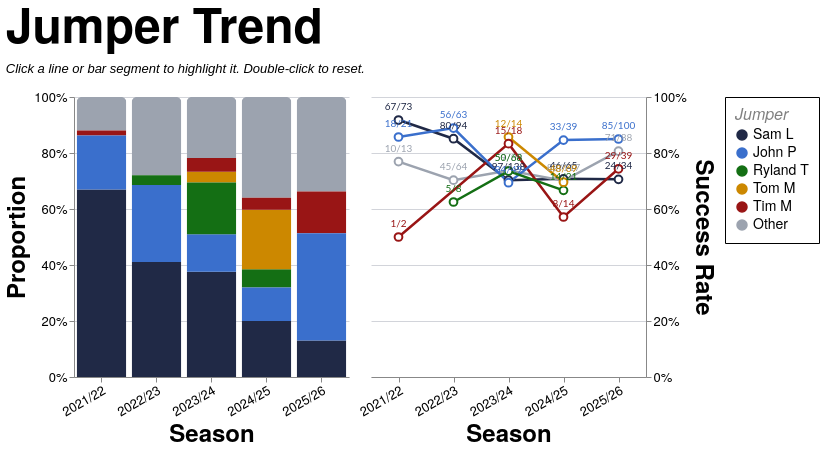

Write a Vega-Lite specification for this figure.
### Vega-Lite specification from a JSON file in a GitHub repository (floating-point values rounded to 4 significant figures; data arrays with more than 128 entries replaced by an {"elided": "..."} marker saying what was removed)
{"config": {"axis": {"labelFont": "PT Sans Narrow, Helvetica Neue, Helvetica, Arial, sans-serif", "titleFont": "PT Sans Narrow, Helvetica Neue, Helvetica, Arial, sans-serif", "labelFontSize": 13, "titleFontSize": 24, "gridColor": "#202947", "gridOpacity": 0.2, "zindex": 1}, "text": {"font": "Lato, sans-serif"}, "bar": {"cornerRadiusEnd": 5}, "header": {"labelFont": "PT Sans Narrow, Helvetica Neue, Helvetica, Arial, sans-serif", "titleFont": "PT Sans Narrow, Helvetica Neue, Helvetica, Arial, sans-serif", "labelFontSize": 24, "titleFontSize": 28, "labelFontWeight": "bold", "orient": "left"}, "legend": {"labelFont": "PT Sans Narrow, Helvetica Neue, Helvetica, Arial, sans-serif", "titleFont": "PT Sans Narrow, Helvetica Neue, Helvetica, Arial, sans-serif", "labelFontSize": 14, "titleFontSize": 16, "titlePadding": 5, "fillColor": "white", "strokeColor": "black", "padding": 10, "titleFontWeight": "lighter", "titleFontStyle": "italic", "titleColor": "gray", "offset": 10}, "title": {"font": "PT Sans Narrow, Helvetica Neue, Helvetica, Arial, sans-serif", "fontSize": 48, "fontWeight": "bold", "anchor": "start", "align": "center", "titlePadding": 20, "subtitlePadding": 10, "subtitleFontSize": 13, "subtitleColor": "", "subtitleFontStyle": "italic", "offset": 15, "color": "black"}, "axisX": {"labelAngle": 0}, "facet": {"title": null, "header": null, "align": {"row": "each", "column": "each"}}, "resolve": {"scale": {"y": "independent", "facet": "independent"}}, "background": "transparent", "scale": {"offsetBandPaddingOuter": 0.2, "offsetBandPaddingInner": 0.1}, "view": {"stroke": null, "background": "transparent"}}, "hconcat": [{"mark": {"type": "bar", "opacity": 0.85}, "encoding": {"color": {"field": "jumper_tier", "scale": {"domain": ["Sam L", "John P", "Ryland T", "Tom M", "Tim M", "Other"], "range": ["#202946", "#3a6fcc", "#146f14", "#cc8800", "#991515", "#9ca3af"]}, "title": "Jumper", "type": "nominal"}, "opacity": {"condition": {"param": "param_12", "value": 1.0, "empty": true}, "value": 0.2}, "order": {"field": "tier_sort_order", "sort": "ascending", "type": "quantitative"}, "tooltip": [{"field": "season", "title": "Season", "type": "nominal"}, {"field": "jumper_tier_name", "title": "Jumper", "type": "nominal"}, {"field": "attempts", "format": ",.0f", "title": "Attempts", "type": "quantitative"}, {"field": "won", "format": ",.0f", "title": "Won", "type": "quantitative"}, {"field": "success_rate", "format": ".1%", "title": "Success Rate", "type": "quantitative"}], "x": {"axis": {"labelAngle": -30}, "field": "season", "sort": ["2021/22", "2022/23", "2023/24", "2024/25", "2025/26"], "title": "Season", "type": "nominal"}, "y": {"axis": {"format": "%", "orient": "left"}, "field": "attempts", "stack": "normalize", "title": "Proportion", "type": "quantitative"}}, "height": 280, "name": "view_11", "transform": [{"filter": "(loSquad == 'All' || datum.squad == loSquad) && (loGameType == 'All' || (loGameType == 'League + Cup' && (datum.game_type == 'League' || datum.game_type == 'Cup')) || (loGameType == 'League only' && datum.game_type == 'League') || datum.game_type == loGameType) && (loThrower == 'All' || datum.thrower == loThrower) && (loArea == 'All' || datum.area == loArea) && (loNumbers == 'All' || datum.numbers == loNumbers)"}, {"aggregate": [{"op": "count", "as": "attempts"}, {"op": "sum", "field": "won", "as": "won"}], "groupby": ["season", "jumper_tier", "jumper_tier_name"]}, {"joinaggregate": [{"op": "sum", "field": "attempts", "as": "season_attempts"}], "groupby": ["season"]}, {"calculate": "datum.attempts / datum.season_attempts", "as": "norm_count"}, {"calculate": "datum.won / datum.attempts", "as": "success_rate"}, {"calculate": "datum.won + '/' + datum.attempts", "as": "won_attempts_label"}, {"calculate": "datum.jumper_tier == 'Sam L' ? 0 : datum.jumper_tier == 'John P' ? 1 : datum.jumper_tier == 'Ryland T' ? 2 : datum.jumper_tier == 'Tom M' ? 3 : datum.jumper_tier == 'Tim M' ? 4 : 999", "as": "tier_sort_order"}], "width": {"step": 55}}, {"layer": [{"mark": {"type": "line", "point": {"fill": "white", "filled": false, "size": 60}, "strokeWidth": 2.5}, "encoding": {"color": {"field": "jumper_tier", "scale": {"domain": ["Sam L", "John P", "Ryland T", "Tom M", "Tim M", "Other"], "range": ["#202946", "#3a6fcc", "#146f14", "#cc8800", "#991515", "#9ca3af"]}, "title": "Jumper", "type": "nominal"}, "detail": {"field": "jumper_tier", "type": "nominal"}, "opacity": {"condition": {"param": "param_12", "value": 1.0, "empty": true}, "value": 0.2}, "tooltip": [{"field": "season", "title": "Season", "type": "nominal"}, {"field": "jumper_tier_name", "title": "Jumper", "type": "nominal"}, {"field": "attempts", "format": ",.0f", "title": "Attempts", "type": "quantitative"}, {"field": "won", "format": ",.0f", "title": "Won", "type": "quantitative"}, {"field": "success_rate", "format": ".1%", "title": "Success Rate", "type": "quantitative"}], "x": {"axis": {"labelAngle": -30}, "field": "season", "sort": ["2021/22", "2022/23", "2023/24", "2024/25", "2025/26"], "title": "Season", "type": "nominal"}, "y": {"axis": {"format": "%", "orient": "right"}, "field": "success_rate", "scale": {"domainMax": 1, "nice": true}, "title": "Success Rate", "type": "quantitative"}}, "name": "view_10", "transform": [{"filter": "(loSquad == 'All' || datum.squad == loSquad) && (loGameType == 'All' || (loGameType == 'League + Cup' && (datum.game_type == 'League' || datum.game_type == 'Cup')) || (loGameType == 'League only' && datum.game_type == 'League') || datum.game_type == loGameType) && (loThrower == 'All' || datum.thrower == loThrower) && (loArea == 'All' || datum.area == loArea) && (loNumbers == 'All' || datum.numbers == loNumbers)"}, {"aggregate": [{"op": "count", "as": "attempts"}, {"op": "sum", "field": "won", "as": "won"}], "groupby": ["season", "jumper_tier", "jumper_tier_name"]}, {"joinaggregate": [{"op": "sum", "field": "attempts", "as": "season_attempts"}], "groupby": ["season"]}, {"calculate": "datum.attempts / datum.season_attempts", "as": "norm_count"}, {"calculate": "datum.won / datum.attempts", "as": "success_rate"}, {"calculate": "datum.won + '/' + datum.attempts", "as": "won_attempts_label"}, {"calculate": "datum.jumper_tier == 'Sam L' ? 0 : datum.jumper_tier == 'John P' ? 1 : datum.jumper_tier == 'Ryland T' ? 2 : datum.jumper_tier == 'Tom M' ? 3 : datum.jumper_tier == 'Tim M' ? 4 : 999", "as": "tier_sort_order"}]}, {"mark": {"type": "text", "align": "center", "baseline": "bottom", "dy": -8, "fontSize": 10}, "encoding": {"color": {"field": "jumper_tier", "scale": {"domain": ["Sam L", "John P", "Ryland T", "Tom M", "Tim M", "Other"], "range": ["#202946", "#3a6fcc", "#146f14", "#cc8800", "#991515", "#9ca3af"]}, "title": "Jumper", "type": "nominal"}, "detail": {"field": "jumper_tier", "type": "nominal"}, "opacity": {"condition": {"param": "param_12", "value": 1.0, "empty": true}, "value": 0.2}, "text": {"field": "won_attempts_label", "type": "nominal"}, "x": {"axis": {"labelAngle": -30}, "field": "season", "sort": ["2021/22", "2022/23", "2023/24", "2024/25", "2025/26"], "title": "Season", "type": "nominal"}, "y": {"axis": {"format": "%", "orient": "right"}, "field": "success_rate", "scale": {"domainMax": 1, "nice": true}, "title": "Success Rate", "type": "quantitative"}}, "transform": [{"filter": "(loSquad == 'All' || datum.squad == loSquad) && (loGameType == 'All' || (loGameType == 'League + Cup' && (datum.game_type == 'League' || datum.game_type == 'Cup')) || (loGameType == 'League only' && datum.game_type == 'League') || datum.game_type == loGameType) && (loThrower == 'All' || datum.thrower == loThrower) && (loArea == 'All' || datum.area == loArea) && (loNumbers == 'All' || datum.numbers == loNumbers)"}, {"aggregate": [{"op": "count", "as": "attempts"}, {"op": "sum", "field": "won", "as": "won"}], "groupby": ["season", "jumper_tier", "jumper_tier_name"]}, {"joinaggregate": [{"op": "sum", "field": "attempts", "as": "season_attempts"}], "groupby": ["season"]}, {"calculate": "datum.attempts / datum.season_attempts", "as": "norm_count"}, {"calculate": "datum.won / datum.attempts", "as": "success_rate"}, {"calculate": "datum.won + '/' + datum.attempts", "as": "won_attempts_label"}, {"calculate": "datum.jumper_tier == 'Sam L' ? 0 : datum.jumper_tier == 'John P' ? 1 : datum.jumper_tier == 'Ryland T' ? 2 : datum.jumper_tier == 'Tom M' ? 3 : datum.jumper_tier == 'Tim M' ? 4 : 999", "as": "tier_sort_order"}]}], "height": 280, "width": {"step": 55}}], "data": {"name": "data-d1088f10e10cf77acb23d6fb9c6b0e41"}, "params": [{"name": "loSquad", "value": "All"}, {"name": "loSeason", "value": "All"}, {"name": "loGameType", "value": "All"}, {"name": "loThrower", "value": "All"}, {"name": "loJumper", "value": "All"}, {"name": "loArea", "value": "All"}, {"name": "loNumbers", "value": "All"}, {"name": "param_12", "select": {"type": "point", "clear": "dblclick", "fields": ["jumper_tier"], "on": "click"}, "views": ["view_11", "view_10"]}], "resolve": {"scale": {"color": "shared"}}, "spacing": 8, "title": {"text": "Jumper Trend", "subtitle": "Click a line or bar segment to highlight it. Double-click to reset."}, "$schema": "https://vega.github.io/schema/vega-lite/v5.20.1.json", "datasets": {"data-d1088f10e10cf77acb23d6fb9c6b0e41": {"elided": "1291 records"}}}
